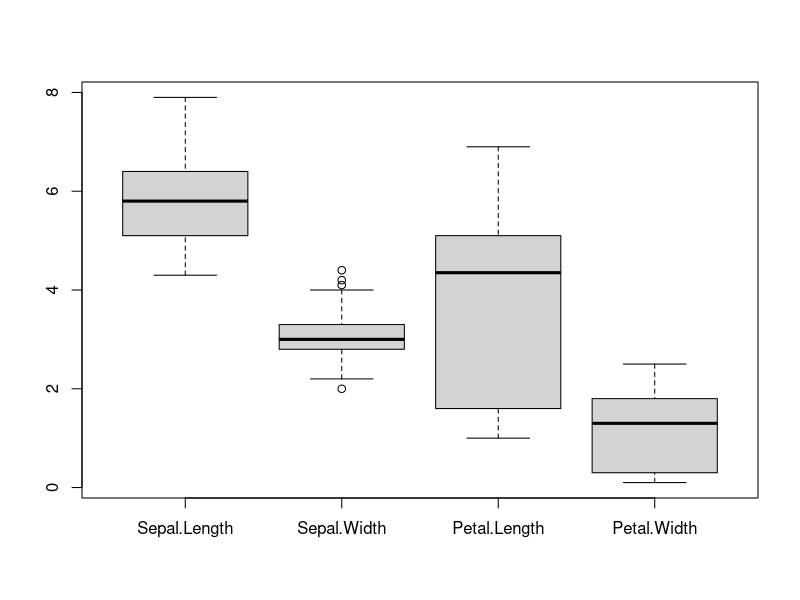
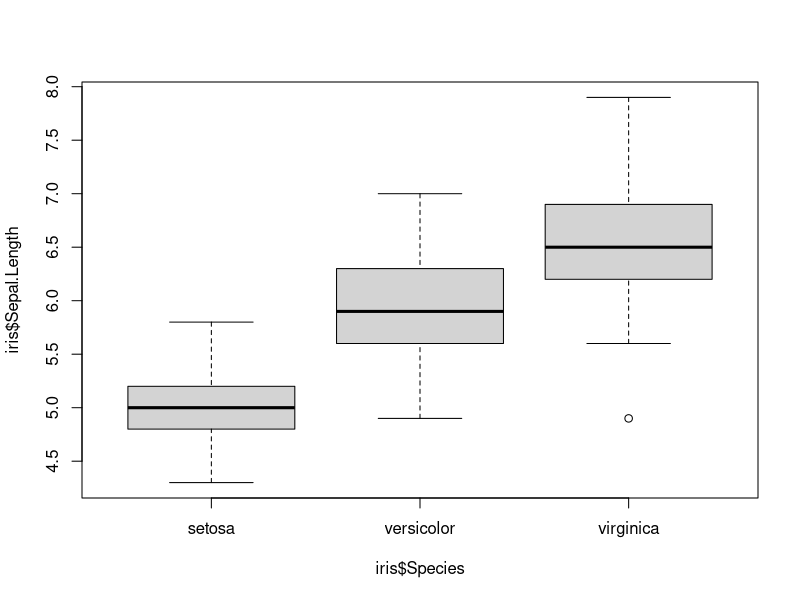
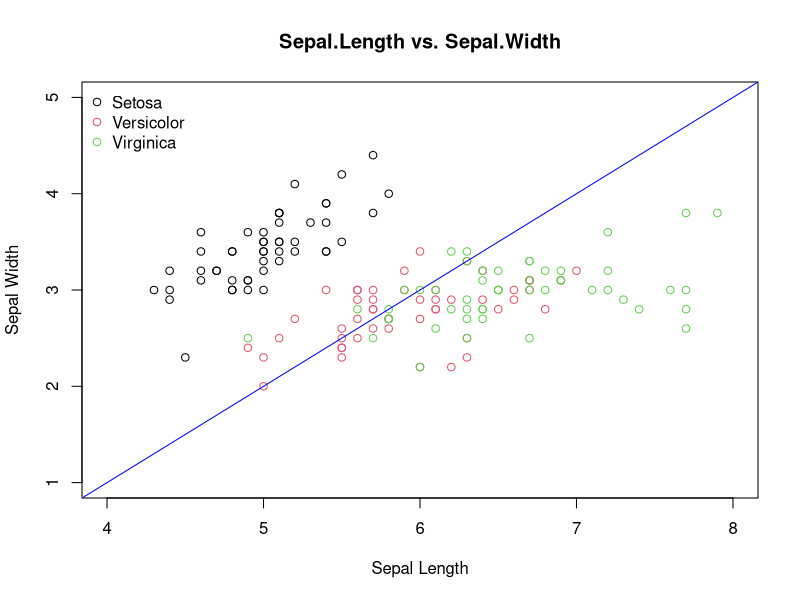
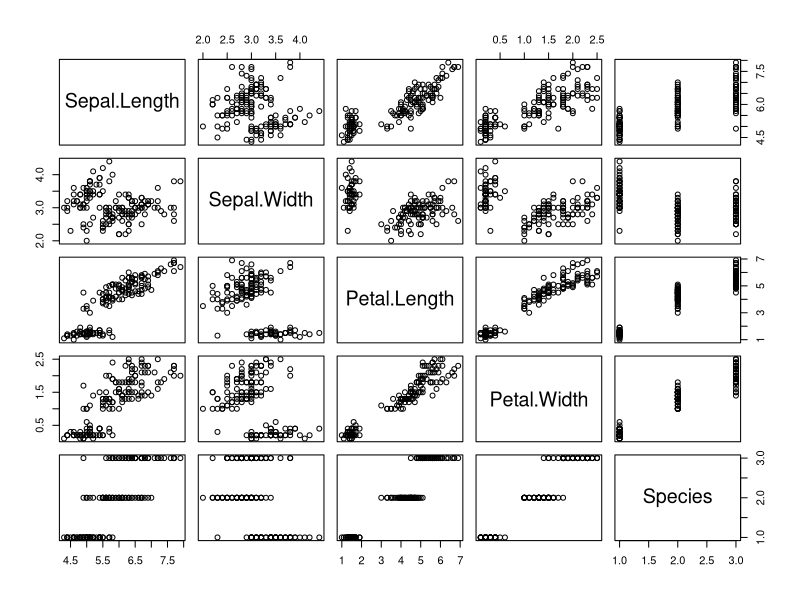
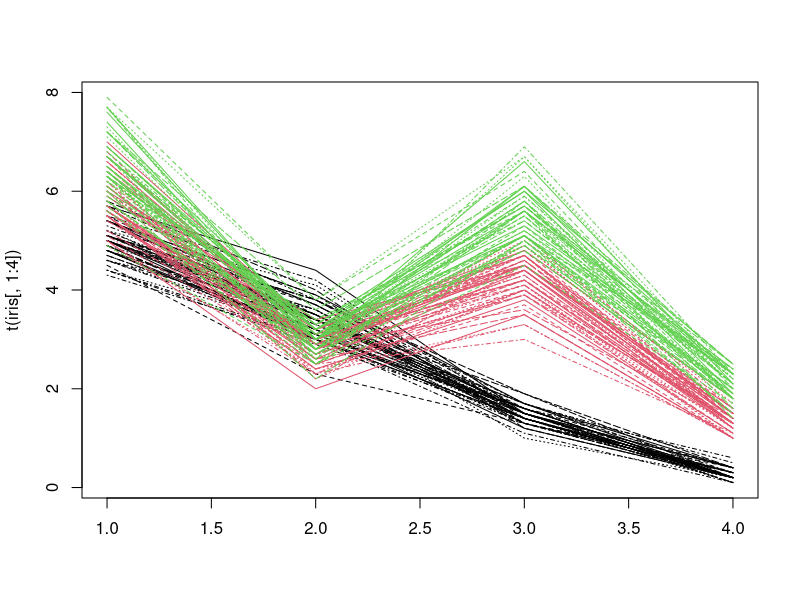
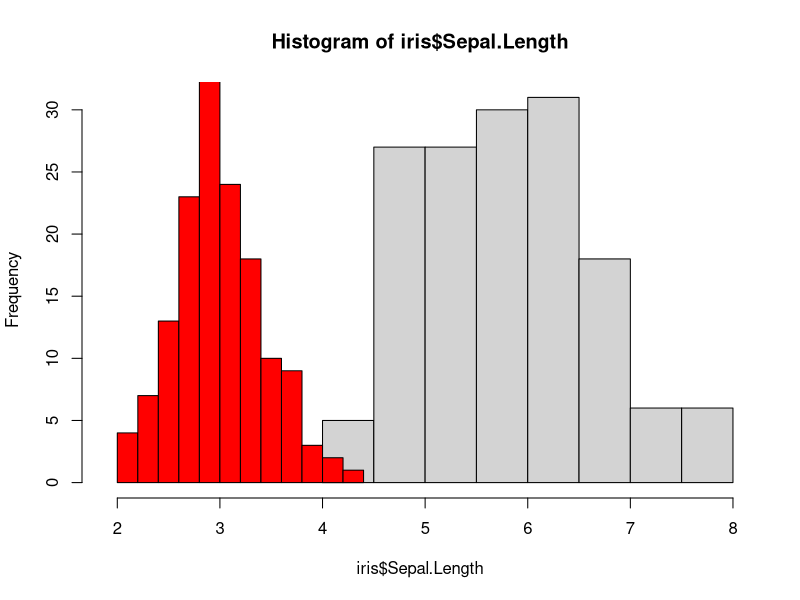

Source code (R) for these figures, in order:
iris
boxplot(iris[, 1:4])
boxplot(iris$Sepal.Length ~ iris$Species)
plot(iris$Sepal.Length, iris$Sepal.Width, main = "Sepal.Length vs. Sepal.Width", 
     xlab = "Sepal Length", ylab="Sepal Width", xlim=c(4, 8), ylim=c(1, 5),
     col = iris$Species)
legend("topleft", legend = c("Setosa", "Versicolor", "Virginica"), col = 1:3, pch=1, bty = "n")
abline(a = -3, b = 1, col = "blue")
pairs(iris)
matplot(t(iris[, 1:4]), type="l", col = iris$Species)
summary(iris$Sepal.Length)
summary(iris$Sepal.Width)
hist(iris$Sepal.Length, xlim = c(1.9, 8), freq = T)
hist(iris$Sepal.Width, add = TRUE, freq = T, col = "red")
